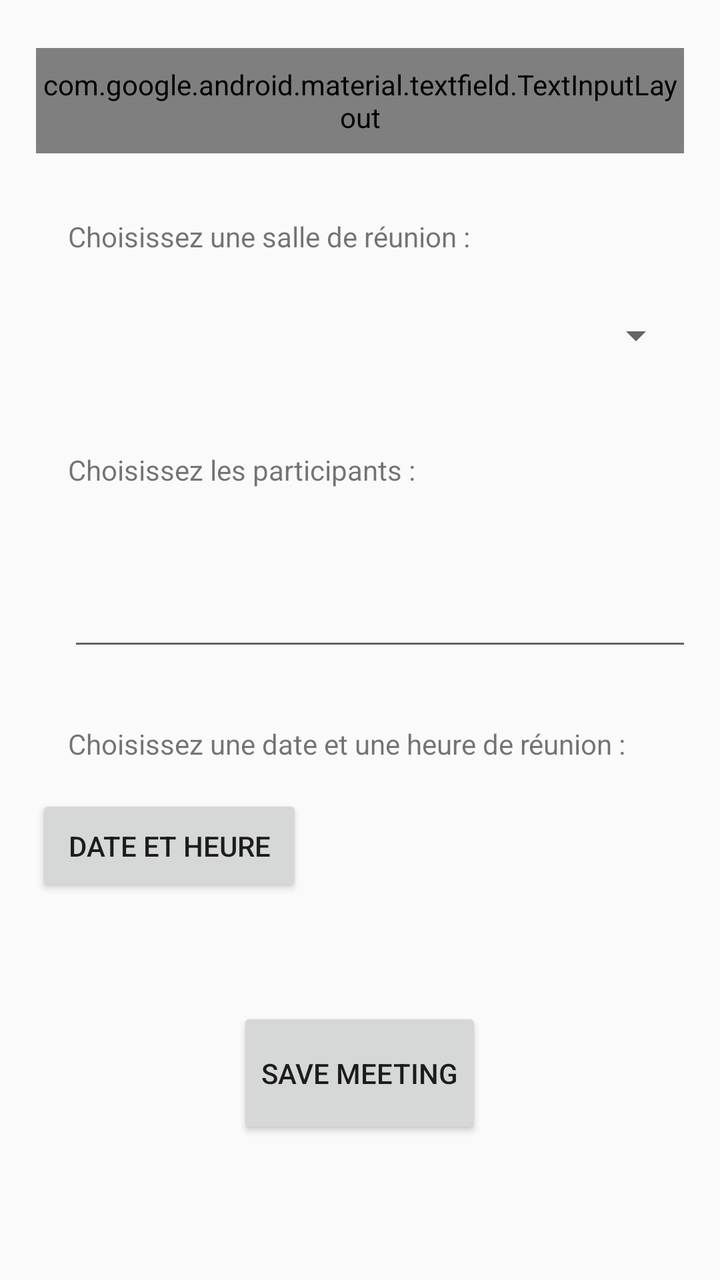
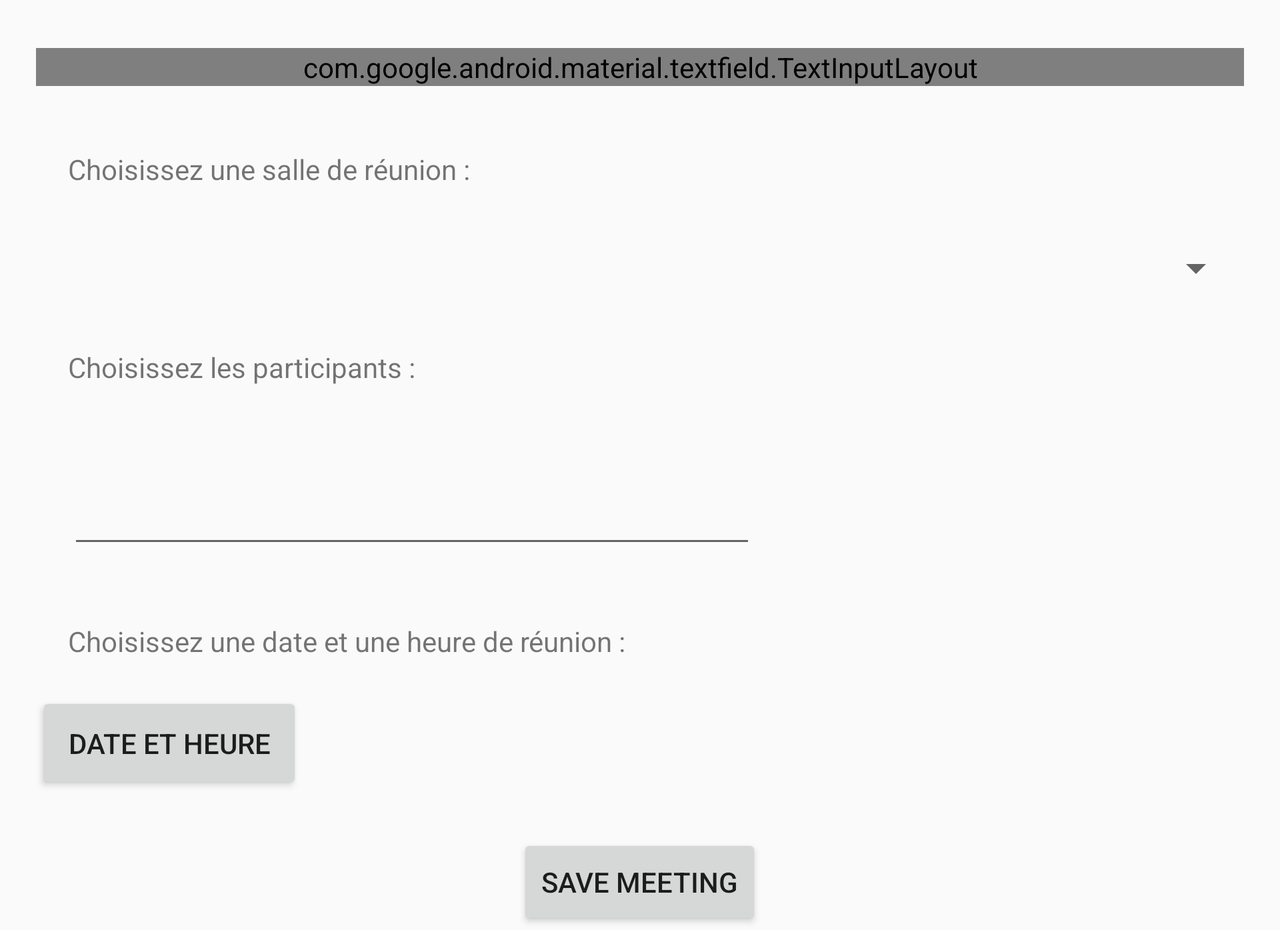

Two renders of one Android screen. The first uses the default layout on a phone; the second uses the alternative layout the repository ships for a different screen configuration, on a matching device. The two XML files are below.
<!-- AndroidManifest.xml: activity theme ThemeWithActionBar -->
<!-- res/layout/activity_add_meeting.xml -->
<?xml version="1.0" encoding="utf-8"?>
<LinearLayout xmlns:android="http://schemas.android.com/apk/res/android"
    android:id="@+id/activity_add_meeting"
    android:layout_width="match_parent"
    android:layout_height="match_parent"
    android:layout_marginStart="18dp"
    android:layout_marginTop="24dp"
    android:layout_marginEnd="18dp"
    android:orientation="vertical"
    android:weightSum="9"
    >

    <android.support.design.widget.TextInputLayout
        style="@style/Widget.MaterialComponents.TextInputLayout.OutlinedBox"
        android:layout_width="match_parent"
        android:layout_height="wrap_content"
        android:layout_weight="1"
        android:hint="Sujet de la réunion">



        <android.support.design.widget.TextInputEditText
            android:id="@+id/topic_Meeting"
            android:layout_width="match_parent"
            android:layout_height="wrap_content"
            android:singleLine="true" />

    </android.support.design.widget.TextInputLayout>

    <android.support.design.widget.TextInputLayout
        android:layout_width="match_parent"
        android:layout_height="wrap_content"
        android:layout_weight="1"
        android:layout_marginTop="16dp"
        android:hint="Salle de la réunion"
        >
        <TextView
            android:id="@+id/salle_text"
            android:layout_width="wrap_content"
            android:layout_height="wrap_content"
            android:padding="16dp"
            android:text="Choisissez une salle de réunion :"/>

        <Spinner
            android:id="@+id/spinner_room"
            android:layout_width="match_parent"
            android:layout_height="wrap_content"
            android:minHeight="48dp"
            android:spinnerMode="dialog" />


    </android.support.design.widget.TextInputLayout>

    <TextView
        android:id="@+id/collaborators_text"
        android:layout_width="wrap_content"
        android:layout_height="wrap_content"
        android:padding="16dp"
        android:text="Choisissez les participants :"/>


    <MultiAutoCompleteTextView
        android:id="@+id/collaborators_picker"
        android:layout_width="344dp"
        android:layout_height="wrap_content"
        android:layout_marginStart="16dp"
        android:layout_marginLeft="16dp"
        android:layout_marginTop="22dp"
        android:layout_marginEnd="16dp"
        android:layout_marginRight="16dp"
        android:inputType="text"
        android:minHeight="48dp" />


    <RelativeLayout

        android:layout_width="match_parent"
        android:layout_height="wrap_content"
        android:layout_weight="2"
        android:layout_marginTop="16dp">

        <TextView
            android:id="@+id/date_text"
            android:layout_width="wrap_content"
            android:layout_height="wrap_content"
            android:padding="16dp"
            android:text="Choisissez une date et une heure de réunion :" />

        <Button
            android:id="@+id/select_date_time"
            android:layout_width="wrap_content"
            android:layout_height="wrap_content"
            android:layout_below="@id/date_text"
            android:onClick="showTimePicker"
            android:padding="16dp"
            android:text="Date et heure" />

        <TextView
            android:id="@+id/selectedDate"
            android:layout_width="wrap_content"
            android:layout_height="wrap_content"
            android:layout_below="@+id/date_text"
            android:layout_toEndOf="@+id/select_date_time"
            android:padding="16dp" />

    </RelativeLayout>



    <Button
        android:id="@+id/create"
        android:layout_width="wrap_content"
        android:layout_height="wrap_content"
        android:layout_weight="1"
        android:layout_gravity="center"
        android:layout_marginTop="20dp"
        android:text="Save Meeting" />


</LinearLayout>
<!-- resources referenced by this layout -->
<resources>
  <style name="ThemeWithActionBar" parent="Theme.AppCompat.DayNight.DarkActionBar">
          
          <item name="colorPrimary">@color/purple_500</item>
          <item name="colorPrimaryDark">@color/purple_500</item>
          <item name="colorAccent">@color/purple_500</item>
      </style>
</resources>
<!-- res/layout-land/activity_add_meeting.xml (the repository's variant of the layout above) -->
<!-- drawn on the phone turned sideways -->
<?xml version="1.0" encoding="utf-8"?>
<ScrollView
    xmlns:android="http://schemas.android.com/apk/res/android"
    xmlns:app="http://schemas.android.com/apk/res-auto"
    xmlns:tools="http://schemas.android.com/tools"
    android:id="@+id/activity_add_meeting"
    android:layout_width="match_parent"
    android:layout_height="match_parent"
    android:orientation="vertical"
    android:layout_marginStart="18dp"
    android:layout_marginTop="24dp"
    android:layout_marginEnd="18dp">

<LinearLayout
    android:layout_width="match_parent"
    android:layout_height="wrap_content"
    android:orientation="vertical"
    android:id="@+id/layout_add_meeting"
    android:weightSum="9">

    <android.support.design.widget.TextInputLayout
        style="@style/Widget.MaterialComponents.TextInputLayout.OutlinedBox"
        android:layout_width="match_parent"
        android:layout_height="wrap_content"
        android:layout_weight="1"
        android:hint="Sujet de la réunion">


        <android.support.design.widget.TextInputEditText
            android:id="@+id/topic_Meeting"
            android:layout_width="match_parent"
            android:layout_height="wrap_content"
            android:singleLine="true" />

    </android.support.design.widget.TextInputLayout>

    <android.support.design.widget.TextInputLayout
        android:layout_width="match_parent"
        android:layout_height="wrap_content"
        android:layout_marginTop="16dp"
        android:layout_weight="1"
        android:hint="Salle de la réunion">

        <TextView
            android:id="@+id/salle_text"
            android:layout_width="wrap_content"
            android:layout_height="wrap_content"
            android:padding="16dp"
            android:text="Choisissez une salle de réunion :" />

        <Spinner
            android:id="@+id/spinner_room"
            android:layout_width="match_parent"
            android:layout_height="wrap_content"
            android:minHeight="48dp"
            android:spinnerMode="dialog" />


    </android.support.design.widget.TextInputLayout>

    <TextView
        android:id="@+id/collaborators_text"
        android:layout_width="wrap_content"
        android:layout_height="wrap_content"
        android:padding="16dp"
        android:text="Choisissez les participants :" />


    <MultiAutoCompleteTextView
        android:id="@+id/collaborators_picker"
        android:layout_width="344dp"
        android:layout_height="wrap_content"
        android:layout_marginStart="16dp"
        android:layout_marginLeft="16dp"
        android:layout_marginTop="22dp"
        android:layout_marginEnd="16dp"
        android:layout_marginRight="16dp"
        android:inputType="text"
        android:minHeight="48dp" />


    <RelativeLayout

        android:layout_width="match_parent"
        android:layout_height="wrap_content"
        android:layout_marginTop="16dp"
        android:layout_weight="2">

        <TextView
            android:id="@+id/date_text"
            android:layout_width="wrap_content"
            android:layout_height="wrap_content"
            android:padding="16dp"
            android:text="Choisissez une date et une heure de réunion :" />

        <Button
            android:id="@+id/select_date_time"
            android:layout_width="wrap_content"
            android:layout_height="wrap_content"
            android:layout_below="@id/date_text"
            android:onClick="showTimePicker"
            android:padding="16dp"
            android:text="Date et heure" />

        <TextView
            android:id="@+id/selectedDate"
            android:layout_width="wrap_content"
            android:layout_height="wrap_content"
            android:layout_below="@+id/date_text"
            android:layout_toEndOf="@+id/select_date_time"
            android:padding="16dp" />

    </RelativeLayout>


    <Button
        android:id="@+id/create"
        android:layout_width="wrap_content"
        android:layout_height="wrap_content"
        android:layout_gravity="center"
        android:layout_marginTop="20dp"
        android:layout_weight="1"
        android:text="Save Meeting" />


</LinearLayout>
</ScrollView>
